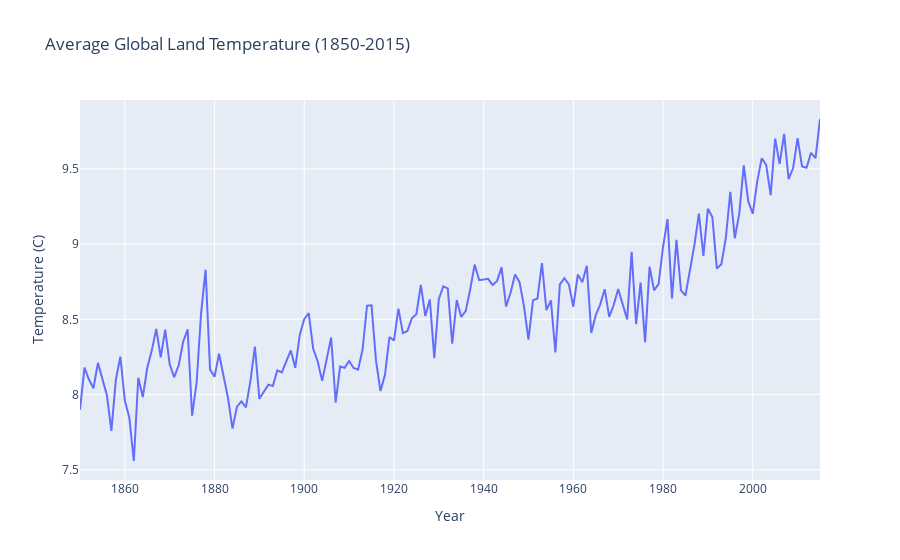

This figure's notebook cell:
### Code cell
# Graph average global land temperature data
global_x = global_df['Year']
global_y = global_df['LandAverageTemperature']

fig1 = px.line(x=global_x, y=global_y, labels={'x': 'Year', 'y': 'Temperature (°C)'}, title='Average Global Land Temperature (1850-2015)')

# Show the plot
fig1.show()

### Figure 1 — Plotly figure (JSON) as saved in the notebook; plotly's stock layout.template omitted (floating-point values rounded to 4 significant figures; data arrays with more than 128 entries replaced by an {"elided": "..."} marker saying what was removed)
{"data": [{"hovertemplate": "Year=%{x}<br>Temperature (C)=%{y}<extra></extra>", "legendgroup": "", "line": {"color": "#636efa", "dash": "solid"}, "marker": {"symbol": "circle"}, "mode": "lines", "name": "", "orientation": "v", "showlegend": false, "type": "scatter", "x": {"elided": "166 int values"}, "xaxis": "x", "y": {"elided": "166 float values"}, "yaxis": "y"}], "layout": {"legend": {"tracegroupgap": 0}, "title": {"text": "Average Global Land Temperature (1850-2015)"}, "xaxis": {"anchor": "y", "domain": [0, 1], "title": {"text": "Year"}}, "yaxis": {"anchor": "x", "domain": [0, 1], "title": {"text": "Temperature (C)"}}}}
